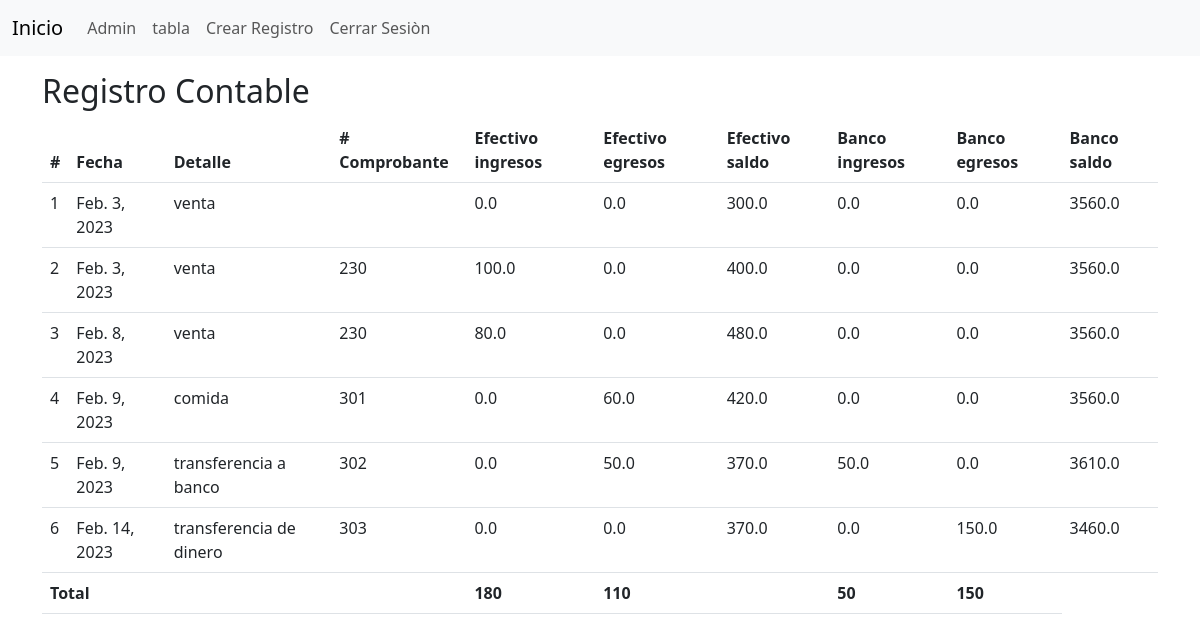
Screenshot of /principal/ (signed in) with the database file from the repository.
### app/models.py (models this page shows, shortened)
class Registro(models.Model):
    fecha = models.DateField()
    detalle = models.CharField(max_length=200)
    ncomprobante = models.CharField(max_length=200)
    eingresos = models.FloatField(validators=[validate_even], blank=True, null=True)
    eegresos = models.FloatField(validators=[validate_even], blank=True, null=True)
    esaldo = models.FloatField(validators=[validate_even], blank=True, null=True)
    bingresos = models.FloatField(validators=[validate_even], blank=True, null=True)
    begresos = models.FloatField(validators=[validate_even], blank=True, null=True)
    bsaldo = models.FloatField(validators=[validate_even], blank=True, null=True)
    etotalingresos = models.FloatField(validators=[validate_even], blank=True, null=True)
    etotalegresos = models.FloatField(validators=[validate_even], blank=True, null=True)
    btotalingresos = models.FloatField(validators=[validate_even], blank=True, null=True)
    btotalegresos = models.FloatField(validators=[validate_even], blank=True, null=True)
    user = models.ForeignKey(User,on_delete=models.CASCADE)

### app/views.py (the view)
# urls.py: path('principal/', views.principalusuarios, name='principalusuarios'),
def principalusuarios(request):
    datoregistros = Registro.objects.filter(user=request.user)
    return render(request, 'principalusuarios.html', {'datoregistros': datoregistros})

### app/templates/principalusuarios.html (shortened to what this page needs)
{% extends 'base.html' %}
{% load static %}
{% block content %}
<div class="container mt-3">
    <h2>Registro Contable</h2>
    <table class="table">
      <thead>
        <tr>
          <th>#</th>
          <th>Fecha</th>
          <th>Detalle</th>
          <th># Comprobante</th>
          <th>Efectivo ingresos</th>
          <th>Efectivo egresos</th>
          <th>Efectivo saldo</th>
          <th>Banco ingresos</th>
          <th>Banco egresos</th>
          <th>Banco saldo</th>
        </tr>
      </thead>
      <tbody>
        {% for datoregistro in datoregistros %}
        <tr>
            <td>{{forloop.counter}}</td>
            <td>{{datoregistro.fecha}}</td>
            <td>{{datoregistro.detalle}}</td>
            <td>{{datoregistro.ncomprobante}}</td>
            <td>{{datoregistro.eingresos}}</td>
            <td>{{datoregistro.eegresos}}</td>
            <td>{{datoregistro.esaldo}}</td>
            <td>{{datoregistro.bingresos}}</td>
            <td>{{datoregistro.begresos}}</td>
            <td>{{datoregistro.bsaldo}}</td>
        </tr>
        {% endfor %}
        <tr>
            <th colspan="4">Total</th>
            <th id="teingresos"></td>
            <th id="teeegresos"></td>
            <th></th>
            <th id="tbingresos"></td>
            <th id="tbeegresos"></td>
        </tr>
      </tbody>
    </table>
  </div>
{% endblock %}

### app/templates/base.html (shortened to what this page needs)
{% load static %}
<!doctype html>
<html lang="en">
  <head>
    <link href="https://cdn.jsdelivr.net/npm/bootstrap@5.3.0-alpha1/dist/css/bootstrap.min.css" rel="stylesheet">
  </head>
  <body>
    <nav class="navbar navbar-expand-lg bg-body-tertiary">
        <div class="container-fluid">
          <a class="navbar-brand" href="/">Inicio</a>
          <div class="collapse navbar-collapse" id="navbarText">
            <ul class="navbar-nav me-auto mb-2 mb-lg-0">
              {% if not user.is_authenticated %}
              <li class="nav-item">
                <a class="nav-link" href="/registro">Registrarse</a>
              </li>
            </ul>
                    <a class="nav-link" href="/iniciosesion">Iniciar Sesiòn</a>
                {% else %}
                  {% if user.is_superuser %}
                    <a class="nav-link" href="/admin">Admin</a>
                  {% endif %}
                    <a class="nav-link" href="/principal">tabla</a>
                  {% for datoregistro in datoregistros|slice:":1" %}
                    {% if datoregistro is not empty %}
                  <a class="nav-link" href="/crearRegistro">Crear Registro</a>
                    {% endif %}
                    {% empty %}
                      <a class="nav-link" href="/primerRegistro">Primer Registro</a>
                  {% endfor %}
                  <a class="nav-link" href="/cerrarsesion">Cerrar Sesiòn</a>
                {% endif %}
          </div>
        </div>
      </nav>
    {% block content %}
    {% endblock %}
  </body>
</html>

### rows the page displays
Registro: fecha "Feb. 3, 2023", detalle "venta", eingresos "0.0", eegresos "0.0", esaldo "300.0", bingresos "0.0", begresos "0.0", bsaldo "3560.0"
Registro: fecha "Feb. 3, 2023", detalle "venta", ncomprobante "230", eingresos "100.0", eegresos "0.0", esaldo "400.0", bingresos "0.0", begresos "0.0", bsaldo "3560.0"
Registro: fecha "Feb. 8, 2023", detalle "venta", ncomprobante "230", eingresos "80.0", eegresos "0.0", esaldo "480.0", bingresos "0.0", begresos "0.0", bsaldo "3560.0"
Registro: fecha "Feb. 9, 2023", detalle "comida", ncomprobante "301", eingresos "0.0", eegresos "60.0", esaldo "420.0", bingresos "0.0", begresos "0.0", bsaldo "3560.0"
Registro: fecha "Feb. 9, 2023", detalle "transferencia a banco", ncomprobante "302", eingresos "0.0", eegresos "50.0", esaldo "370.0", bingresos "50.0", begresos "0.0", bsaldo "3610.0"
Registro: fecha "Feb. 14, 2023", detalle "transferencia de dinero", ncomprobante "303", eingresos "0.0", eegresos "0.0", esaldo "370.0", bingresos "0.0", begresos "150.0", bsaldo "3460.0"
